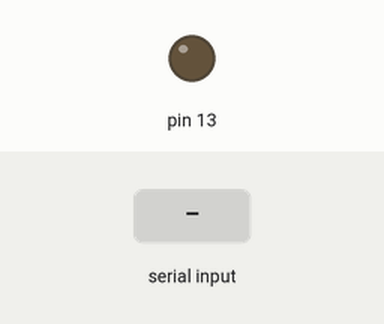
This sketch was run on a simulated Arduino Uno, built with avr-gcc and run on an emulated ATmega328P. Parts: output pins drawn as LEDs (lit = HIGH). Inputs (shaded band) come from the test bench.

Above: at 1.2 s.
1.3 s: "1" received over Serial
At 2.2 s:
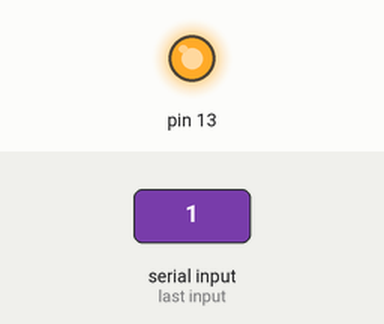
2.8 s: "0" received over Serial
At 3.3 s:
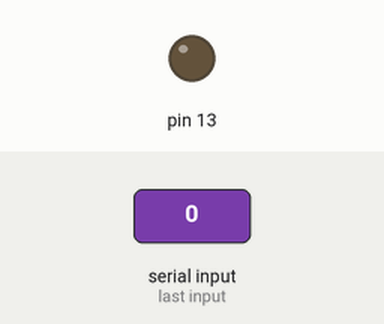
Timing chart, 0 to 5.8 s (numbered marks = the images above; inputs shaded):
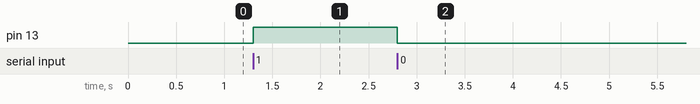

Measured:
- after the input at 1.3 s, pin 13: LOW → HIGH at once
- after the input at 2.8 s, pin 13: HIGH → LOW at once

The sketch:

listen-to-pi.ino
```cpp
void setup() {
  // put your setup code here, to run once:
  Serial.begin(9600);
  pinMode(13,OUTPUT);

}

void loop() {
  if (Serial.available()) {
    char ser = Serial.read();
      switch (ser) {
      case '0':
        digitalWrite(13, LOW);
        break;
      case '1':
        digitalWrite(13,HIGH);
        break;
      }
  }
  // put your main code here, to run repeatedly:

}
```
